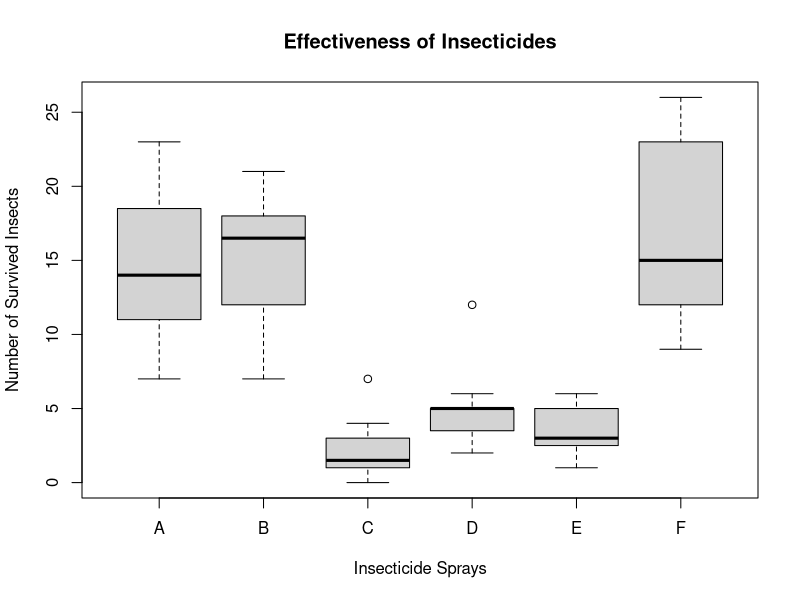
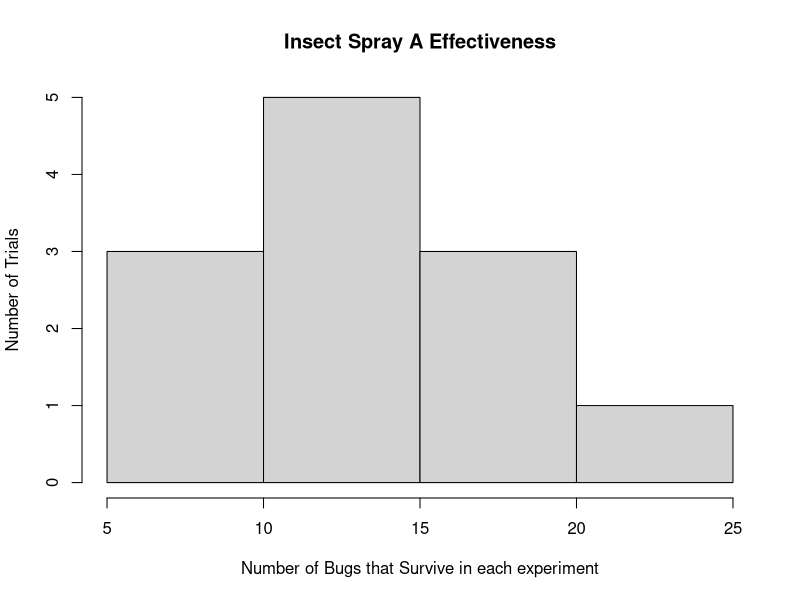
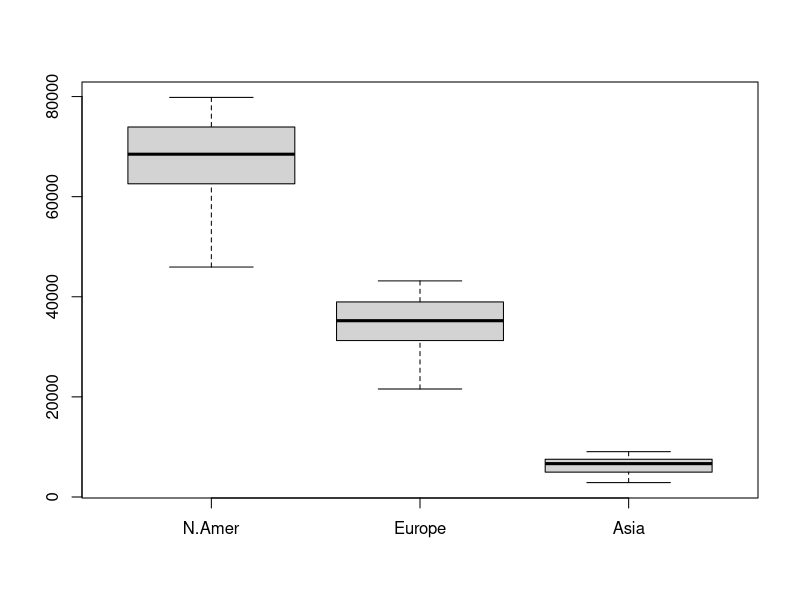
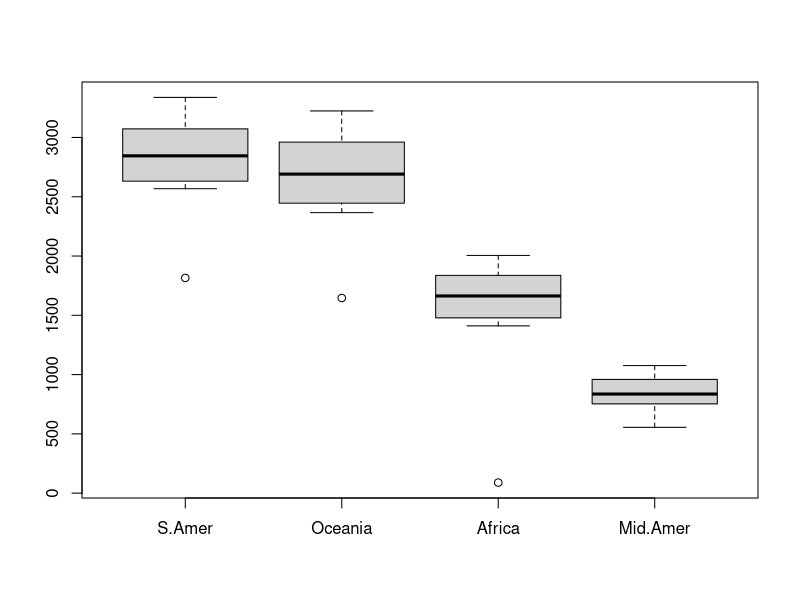
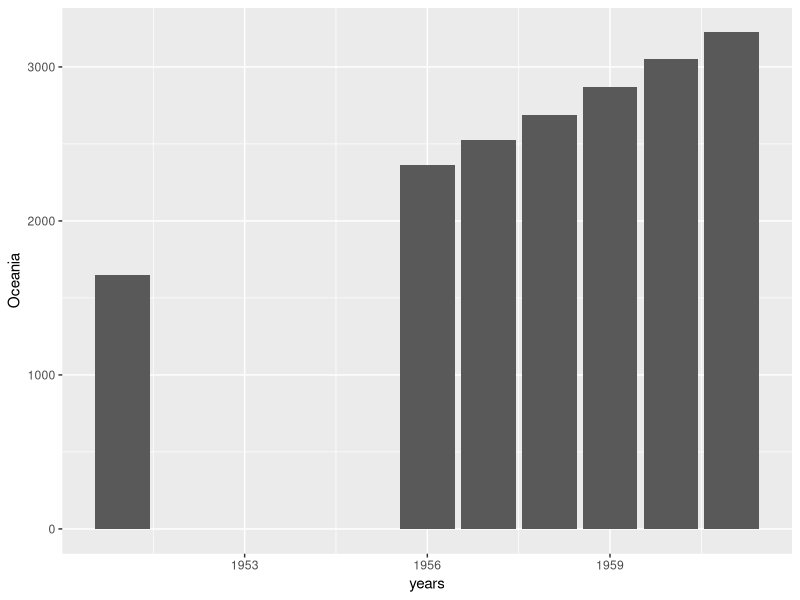

Write R code to recreate these figures, in order.
#This code helps lets you view the data, 
#and read a description of the data.
View(InsectSprays)
names(InsectSprays)
?InsectSprays

#this code gives the boxplot for InsectSprays, 
#along with axes labels.
boxplot(count~spray, data=InsectSprays,
        main="Effectiveness of Insecticides",
        xlab="Insecticide Sprays",
        ylab="Number of Survived Insects")

#This Command gives the five number (median, Q1, min, max) summary
#of Insect Spray A. Repeat for the other sprays.
summary(InsectSprays[InsectSprays$spray=="A",]$count)

#This calculates standard deviation of Spray A in InsectSprays
sd(InsectSprays[InsectSprays$spray=="A", "count"])
mean(InsectSprays[InsectSprays$spray=="A", "count"])

#You can use the same code to create a histogram of any Spray (A, B, C, D...)
#Just replace "sd" with "hist"!
hist(InsectSprays[InsectSprays$spray=="A", "count"], 
     main="Insect Spray A Effectiveness",
     xlab= "Number of Bugs that Survive in each experiment",
     ylab= "Number of Trials")

#This Code makes a boxplot for world phones, but horizontally.
#boxplot(WorldPhones, horizontal=T)
View(InsectSprays)
##World Phones is a matrix so we can only select columns like this:
Oceania <- WorldPhones[, "Oceania"]

## To plot different groups of regions (selecting different columns)
boxplot(WorldPhones[ , c("N.Amer","Europe", "Asia")], horizontal=F)
boxplot(WorldPhones[ , c("S.Amer", "Oceania", "Africa","Mid.Amer")], horizontal=F)


#### If you want to Plot World Phones by year####
## add years as a variable
years <- as.numeric(row.names(WorldPhones))
#bind column/variable to dataset
PhonesByYear <- cbind(years, WorldPhones)

####GGPLOT EXAMPLE####
##Selecting more than one column
Oceania_years <- PhonesByYear[,c("years","Oceania")]
library(ggplot2)
### data must be a data.frame to use ggplot
Oceania_years <- as.data.frame(Oceania_years)
ggplot() + geom_col(data = Oceania_years, 
                    mapping = aes(x = years, 
                                  y = Oceania))
